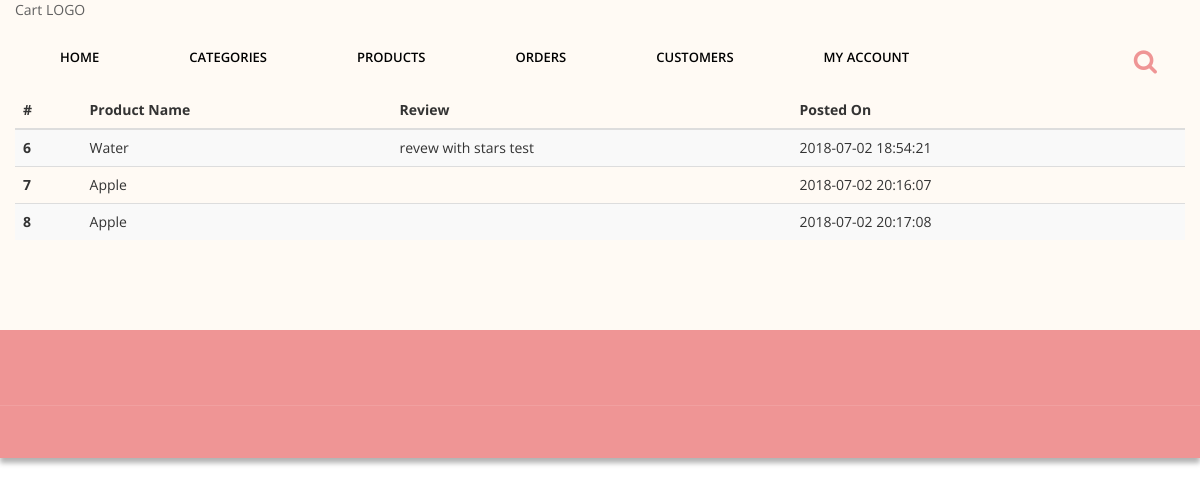
Screenshot of /admin/reviews.php (signed in) with the database file from the repository.
### tables this page shows
CREATE TABLE `reviews` (
  `id` int(11) NOT NULL,
  `pid` int(11) NOT NULL,
  `uid` int(11) NOT NULL,
  `review` text NOT NULL,
  `rate` int(1) NOT NULL,
  `timestamp` datetime NOT NULL DEFAULT CURRENT_TIMESTAMP
);

CREATE TABLE `products` (
  `id` int(11) NOT NULL,
  `name` varchar(255) NOT NULL,
  `catid` int(11) NOT NULL,
  `price` varchar(255) NOT NULL,
  `thumb` varchar(255) NOT NULL,
  `description` varchar(255) NOT NULL,
  `unit` text NOT NULL
);

### admin/reviews.php (the view, shortened to what this page needs)
<?php
	require_once '../config/connect.php';
?>
<?php include 'inc/header.php'; ?>
<?php include 'inc/nav.php'; ?>
<section id="content">
	<div class="content-blog">
		<div class="container">
			<table class="table table-striped">
				<thead>
					<tr>
						<th>#</th>
						<th>Product Name</th>
						<th>Review</th>
						<th>Posted On</th>
					</tr>
				</thead>
				<tbody>
				<?php
					$sql = "SELECT r.id, p.name, r.review, r.`timestamp` FROM reviews r JOIN products p WHERE r.pid=p.id";
					$res = mysqli_query($connection, $sql);
					while ($r = mysqli_fetch_assoc($res)) {
				?>
					<tr>
						<th scope="row"><?php echo $r['id']; ?></th>
						<td><?php echo substr($r['name'], 0, 20); ?></td>
						<td><?php echo $r['review']; ?></td>
						<td><?php echo $r['timestamp']; ?></td>
				<?php } ?>
				</tbody>
			</table>
		</div>
	</div>
</section>
<?php include 'inc/footer.php' ?>

### css/light.css (style rules this page uses)
body { background-color:#fff; }

### rows the page displays
reviews: id "6", products.name "Water", review "revew with stars test", timestamp "2018-07-02 18:54:21"
reviews: id "7", products.name "Apple", timestamp "2018-07-02 20:16:07"
reviews: id "8", products.name "Apple", timestamp "2018-07-02 20:17:08"
